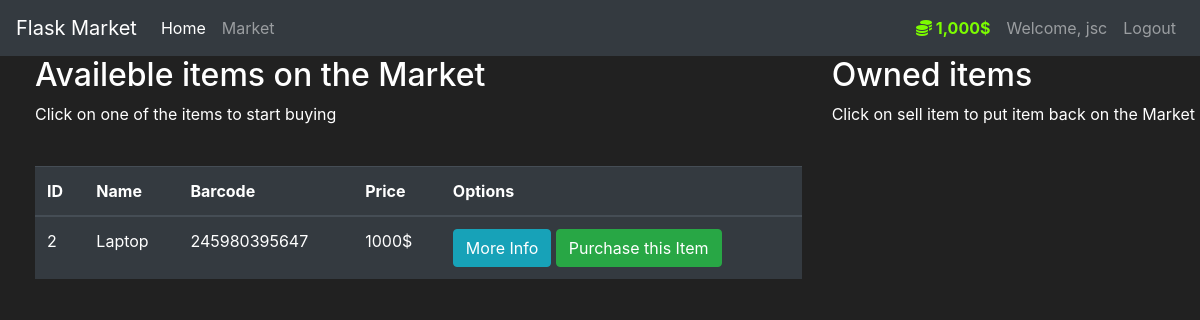
The app's page /market (signed in) with its own data.
### market/models.py (models this page shows, shortened)
class User(db.Model, UserMixin):
    id = db.Column(db.Integer(), primary_key=True)
    username = db.Column(db.String(length=30), nullable=False, unique=True)
    email_address = db.Column(db.String(length=50), nullable=False, unique=True)
    password_hash = db.Column(db.String(length=60), nullable=False)
    budget = db.Column(db.Integer(), nullable=False, default=1000)
    items = db.relationship('Item', backref='owned_user', lazy=True)
    @property
    def prettier_budget(self):
        if len(str(self.budget)) >= 4:
            return f'{str(self.budget)[:-3]},{str(self.budget)[-3:]}$'
        else:
            return f"{self.budget}$"
    @property
    def password(self):
        return self.password

class Item(db.Model):
    id = db.Column(db.Integer(), primary_key=True)
    name = db.Column(db.String(length=30), nullable=False, unique=True)
    price = db.Column(db.Integer(), nullable=False)
    barcode = db.Column(db.String(length=12), nullable=False, unique=True)
    description = db.Column(db.String(length=1024), nullable=False, unique=True)
    owner = db.Column(db.Integer(), db.ForeignKey('user.id'))

### market/routes.py (the view, shortened to what this page needs)
@app.route('/market', methods=['GET', 'POST'])
@login_required
def market_page():
    purchase_form = PurchaseItemForm()
    selling_form = SellItemForm()
    if request.method == 'GET':
        items = Item.query.filter_by(owner=None)
        owned_items = Item.query.filter_by(owner=current_user.id)
        return render_template('market.html', items=items, purchase_form=purchase_form, owned_items=owned_items, selling_form=selling_form)

### market/models.py (called while the page is built)
@login_manager.user_loader
def load_user(user_id):
    return User.query.get(int(user_id))

### market/templates/market.html (shortened to what this page needs)
{% extends 'base.html' %}
{% block content %}
<div class="row" style="margin: top 20px; margin-left: 20px;">
    <div class="col-8">
        <h2>Availeble items on the Market</h2>
        <p>Click on one of the items to start buying</p>
        <br>
        <table class="table table-hover table-dark">
            <thead>
                <tr>
                    <th scope="col">ID</th>
                    <th scope="col">Name</th>
                    <th scope="col">Barcode</th>
                    <th scope="col">Price</th>
                    <th scope="col">Options</th>
                </tr>
            </thead>
            <tbody>
                {% for item in items %}
                <tr>
                    <td>{{ item.id }}</td>
                    <td>{{ item.name }}</td>
                    <td>{{ item.barcode }}</td>
                    <td>{{ item.price }}$</td>
                    <td>
                        <button class="btn btn-outline btn-info" data-toggle="modal" data-target="#staticBackdrop-{{ item.id }}">More Info</button>
                        <button class="btn btn-outline btn-success" data-toggle="modal" data-target="#staticBackdropPurchase-{{ item.id }}">Purchase this Item</button>
                    </td>
                </tr>
                {% endfor %}
            </tbody>
        </table>
    </div>
    <div class="col-4">
        <h2>Owned items</h2>
        <p>Click on sell item to put item back on the Market</p>
        <br>
    </div>
  </div>
{% endblock %}

### market/templates/base.html (shortened to what this page needs)
<!doctype html>
<html lang="en">
   <head>
      <link rel="stylesheet" href="https://cdn.jsdelivr.net/npm/bootstrap@4.5.3/dist/css/bootstrap.min.css">
   </head>
   <body>
      <nav class="navbar navbar-expand-md navbar-dark bg-dark">
        <a class="navbar-brand" href="#">Flask Market</a>
        <div class="collapse navbar-collapse" id="navbarNav">
            <ul class="navbar-nav mr-auto">
                <li class="nav-item active">
                    <a class="nav-link" href="{{ url_for('home_page') }}">Home <span class="sr-only">(current)</span></a>
                </li>
                <li class="nav-item">
                    <a class="nav-link" href="{{ url_for('market_page') }}">Market</a>
                </li>
            </ul>
                {% if current_user.is_authenticated %}
                    <ul class="navbar-nav">
                        <li class="nav-item">
                            <a class="nav-link" style="color: lawngreen; font-weight: bold;">
                                <i class="fas fa-coins"></i>
                                {{ current_user.prettier_budget }}
                            </a>
                        </li>
                        <li class="nav-item">
                            <a class="nav-link">Welcome, {{ current_user.username }}</a>
                        </li>
                        <li class="nav-item">
                            <a class="nav-link" href="{{ url_for('logout_page') }}">Logout</a>
                        </li>
                    </ul>
                {% endif %}
        </div>
      </nav>
        {% block content %}
        {% endblock %}
   </body>
</html>

### market/templates/base.html (style rules this page uses)
body { background-color: #212121; color: white }

### records on screen
User: prettier_budget "1,000$", username "jsc"
Item: id "2", name "Laptop", barcode "245980395647", price "1000"
